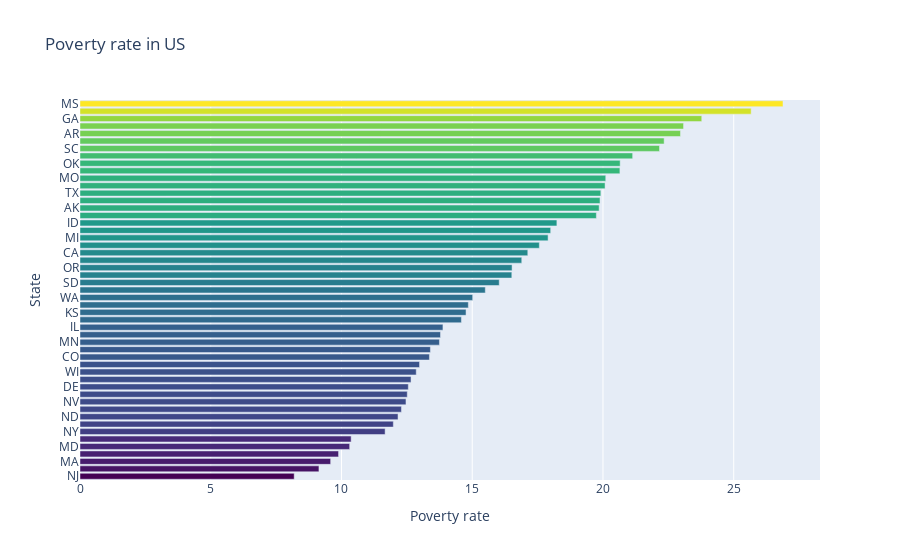

The code cell stored with this chart in its notebook:
### Code cell
states_poverty_rate_states.sort_values(by='poverty_rate', inplace=True)
h_bar_org = px.bar(
    states_poverty_rate_states, 
    x=states_poverty_rate_states['poverty_rate'], 
    y=states_poverty_rate_states.index, 
    orientation='h', 
    height=1000,
    color=states_poverty_rate_states['poverty_rate'],
    color_continuous_scale='Viridis',
    title='Poverty rate in US')

h_bar_org.update_layout(xaxis_title='Poverty rate', 
                    yaxis_title='State',
                    coloraxis_showscale=False)

h_bar_org.show()

### Figure 1 — Plotly figure (JSON) as saved in the notebook; plotly's stock layout.template omitted (floating-point values rounded to 4 significant figures)
{"data": [{"alignmentgroup": "True", "hovertemplate": "poverty_rate=%{marker.color}<br>Geographic Area=%{y}<extra></extra>", "legendgroup": "", "marker": {"color": [8.191, 9.138, 9.585, 9.888, 10.31, 10.37, 11.67, 11.98, 12.16, 12.29, 12.47, 12.52, 12.56, 12.66, 12.86, 12.98, 13.36, 13.4, 13.75, 13.79, 13.88, 14.59, 14.76, 14.85, 15.02, 15.5, 16.03, 16.51, 16.52, 16.89, 17.12, 17.57, 17.9, 18, 18.24, 19.75, 19.85, 19.89, 19.92, 20.08, 20.11, 20.65, 20.66, 21.13, 22.16, 22.34, 22.96, 23.08, 23.78, 25.67, 26.88], "coloraxis": "coloraxis", "pattern": {"shape": ""}}, "name": "", "offsetgroup": "", "orientation": "h", "showlegend": false, "textposition": "auto", "type": "bar", "x": [8.191, 9.138, 9.585, 9.888, 10.31, 10.37, 11.67, 11.98, 12.16, 12.29, 12.47, 12.52, 12.56, 12.66, 12.86, 12.98, 13.36, 13.4, 13.75, 13.79, 13.88, 14.59, 14.76, 14.85, 15.02, 15.5, 16.03, 16.51, 16.52, 16.89, 17.12, 17.57, 17.9, 18, 18.24, 19.75, 19.85, 19.89, 19.92, 20.08, 20.11, 20.65, 20.66, 21.13, 22.16, 22.34, 22.96, 23.08, 23.78, 25.67, 26.88], "xaxis": "x", "y": ["NJ", "CT", "MA", "WY", "MD", "RI", "NY", "UT", "ND", "IA", "NV", "PA", "DE", "NH", "WI", "NE", "CO", "HI", "MN", "VT", "IL", "VA", "KS", "OH", "WA", "IN", "SD", "MT", "OR", "ME", "CA", "FL", "MI", "DC", "ID", "NC", "AK", "TN", "TX", "KY", "MO", "AL", "OK", "WV", "SC", "LA", "AR", "NM", "GA", "AZ", "MS"], "yaxis": "y"}], "layout": {"autosize": true, "barmode": "relative", "coloraxis": {"colorbar": {"title": {"text": "poverty_rate"}}, "colorscale": [[0, "#440154"], [0.1111, "#482878"], [0.2222, "#3e4989"], [0.3333, "#31688e"], [0.4444, "#26828e"], [0.5556, "#1f9e89"], [0.6667, "#35b779"], [0.7778, "#6ece58"], [0.8889, "#b5de2b"], [1, "#fde725"]], "showscale": false}, "legend": {"tracegroupgap": 0}, "title": {"text": "Poverty rate in US"}, "xaxis": {"anchor": "y", "autorange": true, "domain": [0, 1], "range": [0, 28.3], "title": {"text": "Poverty rate"}, "type": "linear"}, "yaxis": {"anchor": "x", "autorange": true, "domain": [0, 1], "range": [-0.5, 50.5], "title": {"text": "State"}, "type": "category"}}}
